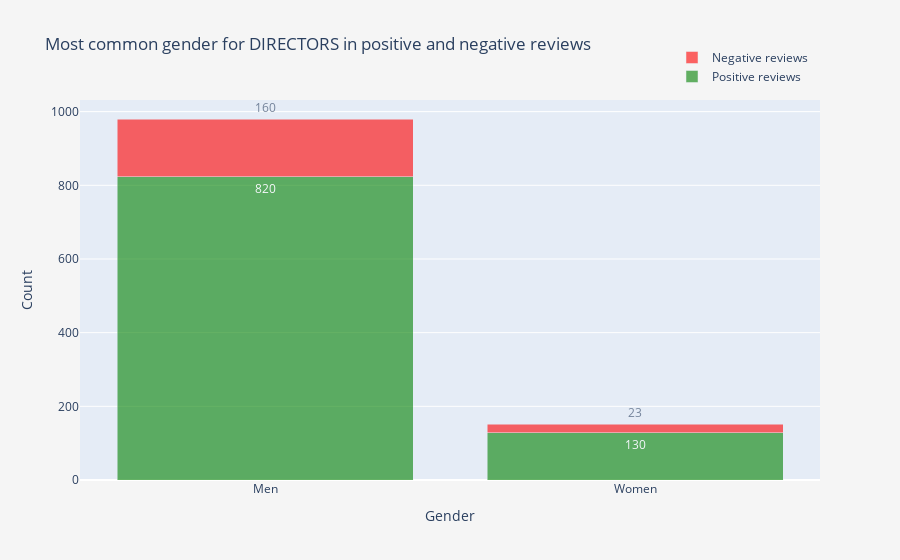

Notebook source saved alongside this figure:
### Code cell
import plotly.graph_objects as go

trace_1 = go.Bar(
    x=df_neg.Most_Common_Gender_Directors.value_counts().keys(),
    y=df_neg.Most_Common_Gender_Directors.value_counts().values,
    opacity = 0.6,
    name = 'Negative reviews',
    marker_color = 'red',
    text = df_neg.Most_Common_Gender_Directors.value_counts().values,
    texttemplate='%{text:.2s}',
    textposition='outside'
)

trace_2 = go.Bar(
    x=df_pos.Most_Common_Gender_Directors.value_counts().keys(),
    y=df_pos.Most_Common_Gender_Directors.value_counts().values,
    opacity = 0.6,
    name = 'Positive reviews',
    marker_color = 'green',
    text = df_pos.Most_Common_Gender_Directors.value_counts().values,
    texttemplate='%{text:.2s}',
    textposition='outside'
)

traces = [trace_2, trace_1]
layout = go.Layout(barmode='stack',
                   title='Most common gender for DIRECTORS in positive and negative reviews',
                   yaxis=dict( title='Count'),
                   xaxis=dict( title='Gender'),
                   paper_bgcolor='whitesmoke',
                   #xaxis_tickangle=-45,
                   legend=dict(
                    x=0.80,
                    y=1.15,
                    bgcolor='rgba(255, 255, 255, 0)',
                    bordercolor='rgba(255, 255, 255, 0)'
                    ),
                   uniformtext_minsize=1, 
                   uniformtext_mode='show',
)

fig1 = go.Figure(data=traces, layout=layout)
iplot(fig1)

#https://plotly.com/python/static-image-export/
#fig1.write_image("/Users/gina/Documents/allWomen/Final project/images/Sentiment Analysis/fig2.png")
#https://plotly.com/python/interactive-html-export/
fig1.write_html("/Users/gina/Documents/allWomen/Final project/images/Sentiment Analysis/no stopwords data/fig6.html")

### Figure 1 — Plotly figure (JSON) as saved in the notebook; plotly's stock layout.template omitted (floating-point values rounded to 4 significant figures)
{"data": [{"marker": {"color": "green"}, "name": "Positive reviews", "opacity": 0.6, "text": [823, 128], "textposition": "outside", "texttemplate": "%{text:.2s}", "type": "bar", "x": ["Men", "Women"], "y": [823, 128]}, {"marker": {"color": "red"}, "name": "Negative reviews", "opacity": 0.6, "text": [157, 23], "textposition": "outside", "texttemplate": "%{text:.2s}", "type": "bar", "x": ["Men", "Women"], "y": [157, 23]}], "layout": {"barmode": "stack", "legend": {"bgcolor": "rgba(255, 255, 255, 0)", "bordercolor": "rgba(255, 255, 255, 0)", "x": 0.8, "y": 1.15}, "paper_bgcolor": "whitesmoke", "title": {"text": "Most common gender for DIRECTORS in positive and negative reviews"}, "uniformtext": {"minsize": 1, "mode": "show"}, "xaxis": {"title": {"text": "Gender"}}, "yaxis": {"title": {"text": "Count"}}}}
